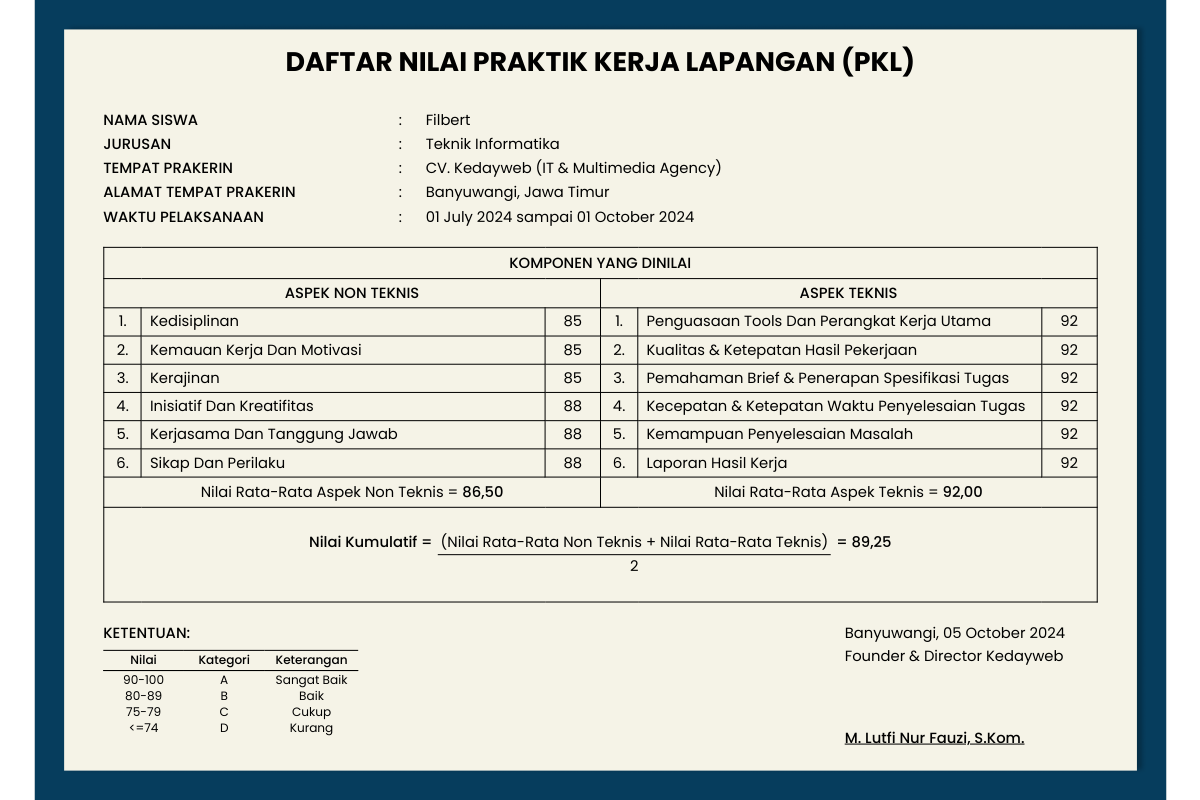
/tabel-nilai-viewer.php?id=IS-2024-003, run on the app's committed database.
### tables this page shows
CREATE TABLE `certificates` (
  `id` int NOT NULL,
  `certificate_id` varchar(50) NOT NULL,
  `user_id` int DEFAULT NULL,
  `intern_name` varchar(150) NOT NULL,
  `intern_position` varchar(150) NOT NULL,
  `university` varchar(200) DEFAULT '',
  `major` varchar(200) DEFAULT '',
  `start_date` date NOT NULL,
  `end_date` date NOT NULL,
  `issue_date` date NOT NULL,
  `score_technical` tinyint UNSIGNED DEFAULT '0',
  `score_discipline` tinyint UNSIGNED DEFAULT '0',
  `score_attitude` tinyint UNSIGNED DEFAULT '0',
  `final_grade` varchar(5) DEFAULT '',
  `supervisor_name` varchar(150) DEFAULT '',
  `status` enum('active','revoked') NOT NULL DEFAULT 'active',
  `notes` text,
  `created_at` datetime DEFAULT CURRENT_TIMESTAMP,
  `updated_at` datetime DEFAULT CURRENT_TIMESTAMP ON UPDATE CURRENT_TIMESTAMP
);

### tabel-nilai-viewer.php (the view, shortened to what this page needs)
<?php
require_once __DIR__ . '/Login/koneksi.php';
$cert_id = trim($_GET['id'] ?? '');
$cert = null;
if ($cert_id && $conn) {
    $stmt = $conn->prepare(
        "SELECT intern_name, major, score_technical, score_discipline, score_attitude,
                supervisor_name, issue_date,
                DATE_FORMAT(start_date,'%d %M %Y') AS start_fmt,
                DATE_FORMAT(end_date,  '%d %M %Y') AS end_fmt
         FROM certificates WHERE certificate_id = ? LIMIT 1"
    );
    $stmt->bind_param('s', $cert_id);
    $stmt->execute();
    $result = $stmt->get_result();
    $cert   = $result->fetch_assoc();
}
$nama        = htmlspecialchars($cert['intern_name']  ?? '');
$jurusan     = htmlspecialchars($cert['major']         ?? '-');
$start       = $cert['start_fmt'] ?? '';
$end_d       = $cert['end_fmt']   ?? '';
$waktu       = ($start && $end_d) ? "$start sampai $end_d" : '';
$supervisor  = $cert['supervisor_name'] ?? 'M. Lutfi Nur Fauzi, S.Kom.';
$issue_date  = $cert['issue_date']      ?? date('Y-m-d');
$tgl_bwi     = 'Banyuwangi, ' . date('d F Y', strtotime($issue_date));
$skor_teknis   = (int)($cert['score_technical']  ?? 0);
$skor_disiplin = (int)($cert['score_discipline'] ?? 0);
$skor_sikap    = (int)($cert['score_attitude']   ?? 0);
$nt  = [$skor_disiplin, $skor_disiplin, $skor_disiplin, $skor_sikap, $skor_sikap, $skor_sikap];
$tek = [$skor_teknis,   $skor_teknis,   $skor_teknis,   $skor_teknis, $skor_teknis, $skor_teknis];
$rata_nt  = round(array_sum($nt)  / count($nt),  2);
$rata_tek = round(array_sum($tek) / count($tek), 2);
$kumul    = round(($rata_nt + $rata_tek) / 2,    2);
$label_nt = ['Kedisiplinan','Kemauan Kerja Dan Motivasi','Kerajinan',
             'Inisiatif Dan Kreatifitas','Kerjasama Dan Tanggung Jawab','Sikap Dan Perilaku'];
$label_t  = ['Penguasaan Tools Dan Perangkat Kerja Utama','Kualitas &amp; Ketepatan Hasil Pekerjaan',
             'Pemahaman Brief &amp; Penerapan Spesifikasi Tugas','Kecepatan &amp; Ketepatan Waktu Penyelesaian Tugas',
             'Kemampuan Penyelesaian Masalah','Laporan Hasil Kerja'];
function fmt($n) { return number_format($n, 2, ',', '.'); }
?>
<!DOCTYPE html>
<html lang="id">
<head>
</head>
<body>
<div class="page-scaler">
<main class="page" id="page">
  <h1 class="judul">DAFTAR NILAI PRAKTIK KERJA LAPANGAN (PKL)</h1>
  <section class="data-siswa">
    <div class="baris"><span class="label">NAMA SISWA</span><span>:</span><span><?php echo $nama; ?></span></div>
    <div class="baris"><span class="label">JURUSAN</span><span>:</span><span><?php echo $jurusan; ?></span></div>
    <div class="baris"><span class="label">TEMPAT PRAKERIN</span><span>:</span><span>CV. Kedayweb (IT &amp; Multimedia Agency)</span></div>
    <div class="baris"><span class="label">ALAMAT TEMPAT PRAKERIN</span><span>:</span><span>Banyuwangi, Jawa Timur</span></div>
    <div class="baris"><span class="label">WAKTU PELAKSANAAN</span><span>:</span><span><?php echo htmlspecialchars($waktu); ?></span></div>
  </section>
  <table class="nilai">
    <colgroup>
      <col class="no"><col><col class="skor">
      <col class="no"><col><col class="skor">
    </colgroup>
    <thead>
      <tr class="judul-tabel"><th colspan="6">KOMPONEN YANG DINILAI</th></tr>
      <tr class="aspek">
        <th colspan="3">ASPEK NON TEKNIS</th>
        <th colspan="3">ASPEK TEKNIS</th>
      </tr>
    </thead>
    <tbody>
      <?php for ($i = 0; $i < 6; $i++): ?>
      <tr>
        <td class="no"><?php echo ($i+1); ?>.</td>
        <td><?php echo htmlspecialchars($label_nt[$i]); ?></td>
        <td class="skor"><?php echo $cert ? $nt[$i] : ''; ?></td>
        <td class="no"><?php echo ($i+1); ?>.</td>
        <td><?php echo $label_t[$i]; ?></td>
        <td class="skor"><?php echo $cert ? $tek[$i] : ''; ?></td>
      </tr>
      <?php endfor; ?>
    </tbody>
    <tfoot>
      <tr>
        <td class="rata" colspan="3">Nilai Rata-Rata Aspek Non Teknis = <span class="hasil"><?php echo $cert ? fmt($rata_nt) : ''; ?></span></td>
        <td class="rata" colspan="3">Nilai Rata-Rata Aspek Teknis = <span class="hasil"><?php echo $cert ? fmt($rata_tek) : ''; ?></span></td>
      </tr>
      <tr>
        <td class="kumulatif" colspan="6">
          <div class="rumus">
            <span>Nilai Kumulatif =</span>
            <span class="pecahan">
              <span class="pembilang">(Nilai Rata-Rata Non Teknis + Nilai Rata-Rata Teknis)</span>
              <span>2</span>
            </span>
            <span>= <span class="hasil"><?php echo $cert ? fmt($kumul) : ''; ?></span></span>
          </div>
        </td>
      </tr>
    </tfoot>
  </table>
  <section class="bawah">
    <div>
      <p class="judul-ketentuan">KETENTUAN:</p>
      <table class="predikat">
        <colgroup><col style="width:60pt"><col style="width:60pt"><col style="width:70pt"></colgroup>
        <thead><tr><th>Nilai</th><th>Kategori</th><th>Keterangan</th></tr></thead>
        <tbody>
          <tr><td>90-100</td><td>A</td><td>Sangat Baik</td></tr>
          <tr><td>80-89</td><td>B</td><td>Baik</td></tr>
          <tr><td>75-79</td><td>C</td><td>Cukup</td></tr>
          <tr><td>&lt;=74</td><td>D</td><td>Kurang</td></tr>
        </tbody>
      </table>
    </div>
    <div class="ttd">
      <p><?php echo htmlspecialchars($tgl_bwi); ?></p>
      <p>Founder &amp; Director Kedayweb</p>
      <div class="ruang"></div>
      <p class="nama"><?php echo htmlspecialchars($supervisor); ?></p>
    </div>
  </section>
</main>
</div>
</body>
</html>

### tabel-nilai-viewer.php (style rules this page uses)
:root { --garis: 1px solid #000; }
* { box-sizing: border-box; margin: 0; padding: 0; }
html, body { width: 100%; height: 100%; margin: 0; padding: 0; overflow: hidden; background: transparent; display: flex; align-items: center; justify-content: center; font-family: 'Poppins', sans-serif; color: #000; -webkit-print-color-adjust: exact; print-color-adjust: exact; }
.page-scaler { width: 100%; height: 100%; display: flex; align-items: center; justify-content: center; }
.page { width: 297mm; height: 210mm; padding: 31pt 51pt 0; position: relative; overflow: hidden; flex-shrink: 0; background: #f5f3e7 url('uploads/Certificate/Sertifikat_Belakang.png') center / 100% 100% no-repeat; font-size: 11pt; line-height: 17pt; transform-origin: center center; }
.judul { font-size: 20pt; line-height: 30pt; font-weight: 700; text-align: center; }
.data-siswa { margin-top: 20pt; display: grid; row-gap: 1pt; }
.data-siswa .baris { display: grid; grid-template-columns: 220pt 20pt 1fr; min-height: 17pt; }
.data-siswa .label { font-weight: 500; }
.nilai { width: 100%; margin-top: 14pt; border-collapse: collapse; table-layout: fixed; border: var(--garis); }
.nilai col.no { width: 28pt; }
.nilai col.skor { width: 41pt; }
.nilai th, .nilai td { border: var(--garis); padding: 0 6pt; vertical-align: middle; }
.nilai th { font-weight: 500; text-align: center; }
.nilai td { height: 21pt; }
.nilai td.no, .nilai td.skor { text-align: center; padding: 0; }
.nilai thead tr.judul-tabel th { height: 23pt; }
.nilai thead tr.aspek th { height: 22pt; }
.nilai tfoot td.rata { height: 22pt; text-align: center; }
.nilai tfoot td.kumulatif { height: 71pt; padding: 0; }
.hasil { font-weight: 500; }
.rumus { display: flex; justify-content: center; align-items: flex-start; gap: 4pt; font-weight: 500; }
.pecahan { display: flex; flex-direction: column; align-items: center; font-weight: 400; }
.pembilang { border-bottom: var(--garis); padding: 0 2pt; }
.bawah { margin-top: 14pt; padding-right: 24pt; display: flex; justify-content: space-between; align-items: flex-start; }
.judul-ketentuan { font-weight: 500; margin-bottom: 4pt; }
.predikat { width: 190pt; border-collapse: collapse; table-layout: fixed; font-size: 9pt; line-height: 12pt; }
.predikat th { font-weight: 500; padding: 1pt 0; border-top: var(--garis); border-bottom: var(--garis); }
.predikat td { padding: 0; text-align: center; }
.predikat tbody tr:first-child td { padding-top: 1pt; }
.ttd p { line-height: 17pt; }
.ttd .ruang { height: 44pt; }
.ttd .nama { font-weight: 500; text-decoration: underline; }

### data on the page
certificates: intern_name "Filbert", major "Teknik Informatika", score_discipline "85", score_technical "92", score_attitude "88", fmt($rata_nt) "86,50", score_technical "92,00", fmt($kumul) "89,25", issue_date "Banyuwangi, 05 October 2024", supervisor_name "M. Lutfi Nur Fauzi, S.Kom."

### other printed values
$waktu "01 July 2024 sampai 01 October 2024"
$label_nt[$i] "Kedisiplinan"
$label_t[$i] "Penguasaan Tools Dan Perangkat Kerja Utama"
$label_nt[$i] "Kemauan Kerja Dan Motivasi"
$label_t[$i] "Kualitas & Ketepatan Hasil Pekerjaan"
$label_nt[$i] "Kerajinan"
$label_t[$i] "Pemahaman Brief & Penerapan Spesifikasi Tugas"
$label_nt[$i] "Inisiatif Dan Kreatifitas"
$label_t[$i] "Kecepatan & Ketepatan Waktu Penyelesaian Tugas"
$label_nt[$i] "Kerjasama Dan Tanggung Jawab"
$label_t[$i] "Kemampuan Penyelesaian Masalah"
$label_nt[$i] "Sikap Dan Perilaku"
$label_t[$i] "Laporan Hasil Kerja"
